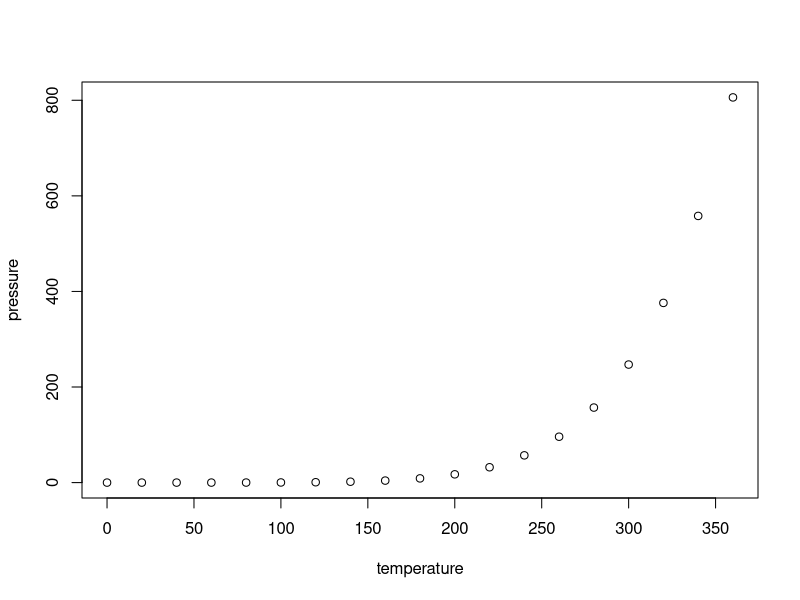
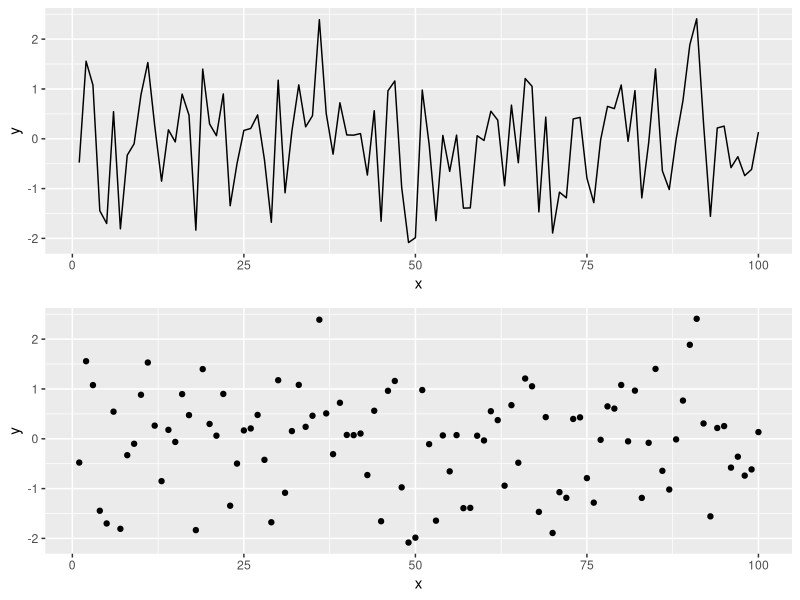

These charts were generated, in order, by the following R code:
## ---- chunk 1
knitr::opts_chunk$set(echo = TRUE,fig.width = 8,fig.height = 8,fig.align = "center")
## ---- chunk 2
summary(cars)
## ---- chunk 3
plot(pressure)
## ---- chunk 4
library(tidyverse)
library(gridExtra)
## ---- chunk 5

# Simulating data according to a normal distribution
x <- seq(1:100)
y <- rnorm(100) 

# Generating data form a normal distribution with mean 0 and variance 1
data <- data.frame(x = x, y = y )

# Creating a data frame

p1 = ggplot(data, aes(x= x, y = y)) +
geom_line()
p2 = ggplot(data, aes(x= x, y = y)) +
geom_point() 
grid.arrange(p1, p2)




